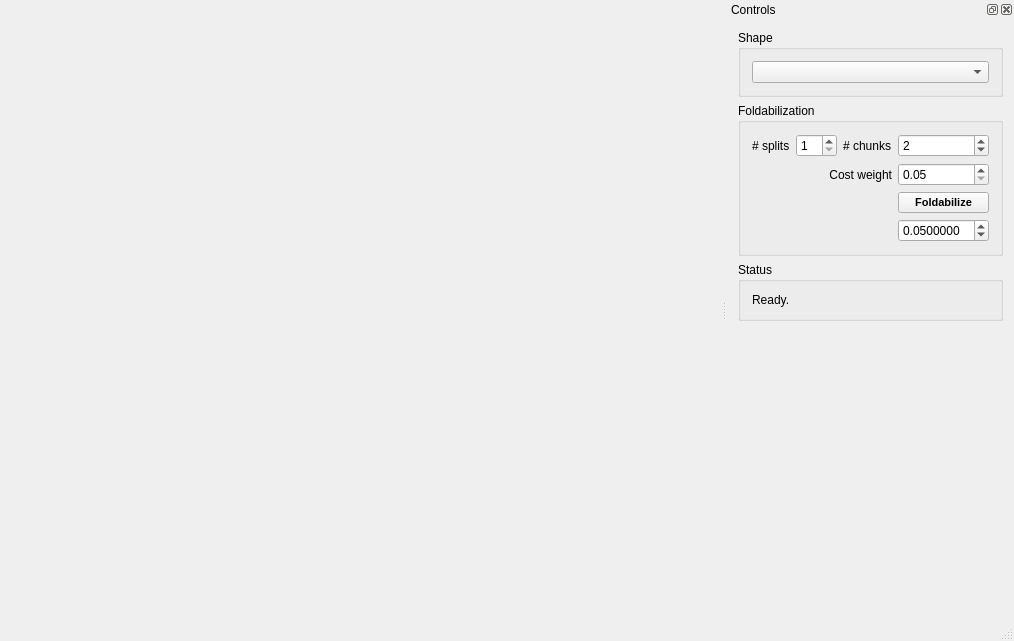
<?xml version="1.0" encoding="UTF-8"?>
<ui version="4.0">
 <class>MainWindow</class>
 <widget class="QMainWindow" name="MainWindow">
  <property name="geometry">
   <rect>
    <x>0</x>
    <y>0</y>
    <width>1014</width>
    <height>641</height>
   </rect>
  </property>
  <property name="windowTitle">
   <string>Foldabilizing Furniture</string>
  </property>
  <widget class="QWidget" name="centralWidget">
   <layout class="QVBoxLayout" name="verticalLayout">
    <property name="spacing">
     <number>0</number>
    </property>
    <property name="margin">
     <number>0</number>
    </property>
    <item>
     <widget class="Viewer" name="widget" native="true"/>
    </item>
   </layout>
  </widget>
  <widget class="QStatusBar" name="statusBar"/>
  <widget class="QDockWidget" name="dockWidget">
   <property name="windowTitle">
    <string>Controls</string>
   </property>
   <attribute name="dockWidgetArea">
    <number>2</number>
   </attribute>
   <widget class="QWidget" name="dockWidgetContents">
    <layout class="QVBoxLayout" name="verticalLayout_2">
     <item>
      <widget class="QGroupBox" name="groupBox">
       <property name="title">
        <string>Shape</string>
       </property>
       <layout class="QFormLayout" name="formLayout_2">
        <item row="0" column="0" colspan="2">
         <widget class="QComboBox" name="shapesList"/>
        </item>
       </layout>
      </widget>
     </item>
     <item>
      <widget class="QGroupBox" name="groupBox_2">
       <property name="title">
        <string>Foldabilization</string>
       </property>
       <layout class="QGridLayout" name="gridLayout">
        <item row="0" column="2">
         <widget class="QLabel" name="label_3">
          <property name="text">
           <string># chunks</string>
          </property>
         </widget>
        </item>
        <item row="0" column="0">
         <widget class="QLabel" name="label">
          <property name="text">
           <string># splits</string>
          </property>
         </widget>
        </item>
        <item row="2" column="3">
         <widget class="QPushButton" name="foldabilize">
          <property name="font">
           <font>
            <pointsize>8</pointsize>
            <weight>75</weight>
            <bold>true</bold>
           </font>
          </property>
          <property name="text">
           <string>Foldabilize</string>
          </property>
         </widget>
        </item>
        <item row="0" column="1">
         <widget class="QSpinBox" name="nbSplits">
          <property name="minimum">
           <number>1</number>
          </property>
         </widget>
        </item>
        <item row="0" column="3">
         <widget class="QSpinBox" name="nbChunks">
          <property name="minimum">
           <number>1</number>
          </property>
          <property name="value">
           <number>2</number>
          </property>
         </widget>
        </item>
        <item row="1" column="3">
         <widget class="QDoubleSpinBox" name="costWeight">
          <property name="minimum">
           <double>0.050000000000000</double>
          </property>
         </widget>
        </item>
        <item row="1" column="1" colspan="2">
         <widget class="QLabel" name="label_2">
          <property name="text">
           <string>Cost weight</string>
          </property>
          <property name="alignment">
           <set>Qt::AlignRight|Qt::AlignTrailing|Qt::AlignVCenter</set>
          </property>
         </widget>
        </item>
        <item row="3" column="3">
         <widget class="QDoubleSpinBox" name="connThrRation">
          <property name="decimals">
           <number>7</number>
          </property>
          <property name="value">
           <double>0.050000000000000</double>
          </property>
         </widget>
        </item>
       </layout>
      </widget>
     </item>
     <item>
      <widget class="QGroupBox" name="groupBox_3">
       <property name="title">
        <string>Status</string>
       </property>
       <layout class="QVBoxLayout" name="verticalLayout_3">
        <item>
         <widget class="QLabel" name="status">
          <property name="text">
           <string>Ready.</string>
          </property>
         </widget>
        </item>
       </layout>
      </widget>
     </item>
     <item>
      <spacer name="verticalSpacer">
       <property name="orientation">
        <enum>Qt::Vertical</enum>
       </property>
       <property name="sizeHint" stdset="0">
        <size>
         <width>20</width>
         <height>40</height>
        </size>
       </property>
      </spacer>
     </item>
    </layout>
   </widget>
  </widget>
 </widget>
 <layoutdefault spacing="6" margin="11"/>
 <customwidgets>
  <customwidget>
   <class>Viewer</class>
   <extends>QWidget</extends>
   <header location="global">viewer.h</header>
   <container>1</container>
  </customwidget>
 </customwidgets>
 <resources/>
 <connections/>
</ui>
